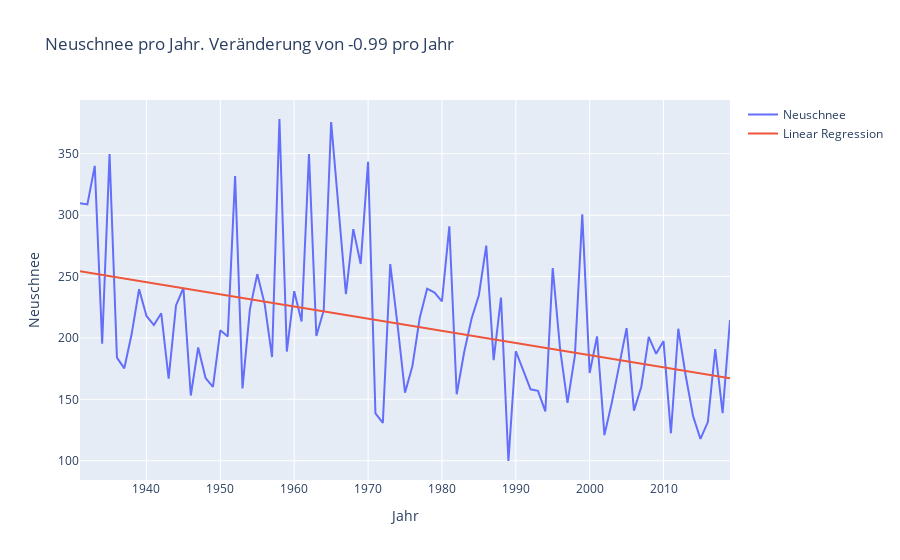

Notebook source saved alongside this figure:
### Code cell
df_ns_mean = df_neuschnee.groupby('Year', as_index=False).mean()
plot_linreg(df_ns_mean).show()
